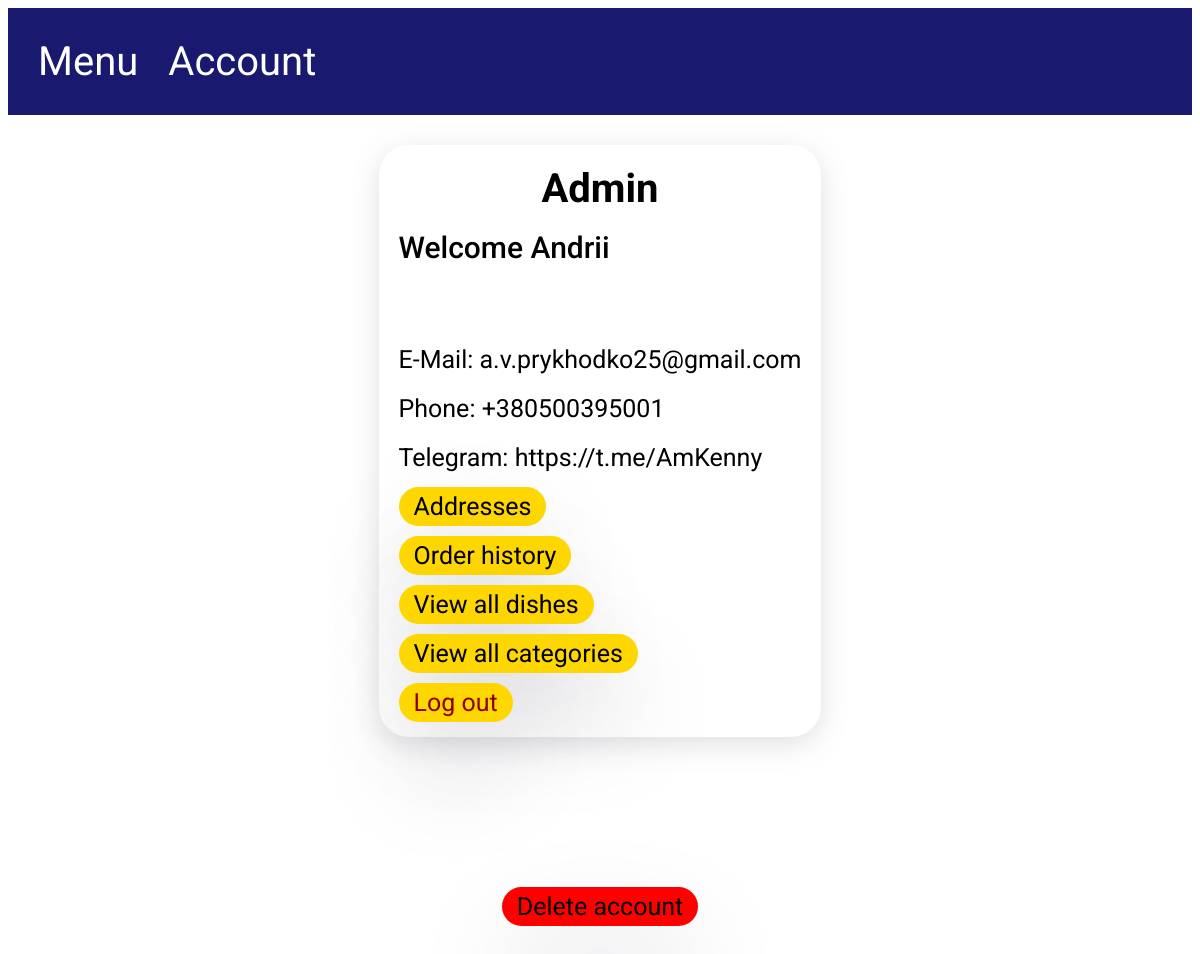
The app's page /admin (signed in) with its own data.
### models.py (models this page shows, shortened)
class User(Base):
    __tablename__ = "user"
    id = Column(Integer, primary_key=True)
    name = Column(String(50))
    phone = Column(Integer, unique=True)
    email = Column(String(120), unique=True)
    password = Column(String(120))
    telegram = Column(String(120), unique=True)
    user_type = Column(Integer, ForeignKey("user_type.id"))
    address = relationship("Address", back_populates="user")
    user_order = relationship("UserOrder", back_populates="user")
    user_type_rel = relationship("UserType", back_populates="user")

### app.py (the view)
@app.route('/admin', methods=['GET', 'PUT', 'DELETE'])  # TODO PUT DELETE
def admin_page():  # Alchemy
    if session.get("user_id") is None:
        return app.redirect("/user/sign_in")
    if session.get("user_type") == 0:
        return app.redirect('/menu', 302)
    database.init_db()
    admin_info = database.db_session.query(User).where(User.id == session.get("user_id")).all()[0]
    return render_template("admin.html", user=admin_info)

### database.py (called while the page is built)
def init_db():
    import models
    Base.metadata.create_all(bind=engine)

### templates/admin.html
{% extends 'base.html' %}
{% block content %}
    <div class="container user_page">
        <div class="content-holder">
            <h1 class="title">Admin</h1>
            <p class="welcome">Welcome {{ user.name }}</p>
            <ul class="user_page_list">
                <li>
                    <label>E-Mail: {{ user.email }} </label>
                </li>
                <li>
                    <label>Phone: +{{ user.phone }} </label>
                </li>
                <li>
                    <label>Telegram:  {{ user.telegram }} </label>
                </li>
                <li>
                    <a href="/user/address"> Addresses</a>
                </li>
                <li>
                    <a href="/user/orders"> Order history</a>
                </li>
                <li>
                    <a href="/admin/dishes"> View all dishes</a>
                </li>
                <li>
                    <a href="/admin/categories"> View all categories</a>
                </li>
                <li>
                    <a style="color: darkred" href="/user/logout"> Log out</a>
                </li>
            </ul>
        </div>
        <a class="delete__button" href="/user/delete">Delete account</a>
    </div>
{% endblock %}

### static/css/style.css (style rules this page uses)
body { font-family: 'Roboto', sans-serif; }
.container { padding: 30px 50px 30px 50px; }
.content-holder { display: flex; flex-direction: column; border-radius: 30px; padding: 20px; box-shadow: rgba(100, 100, 111, 0.2) 0px 7px 29px 0px; }
.user_page { display: flex; flex-direction: column; align-items: center; }
.title { font-weight: 700; font-size: 40px; margin: 0; align-self: center; }
.welcome { font-weight: 500; font-size: 30px; margin-bottom: 80px; margin-top: 18px; }
.user_page_list { display: flex; flex-direction: column; font-size: 25px; font-weight: 400; list-style: None; padding: 0; margin: 0; gap: 20px; }
.user_page_list a { color: black; background-color: gold; padding: 5px 15px 5px 15px; text-decoration: none; border-radius: 45px; box-shadow: rgba(17, 12, 46, 0.15) 0px 48px 100px 0px; }
.delete__button { font-size: 25px; font-weight: 400; color: black; padding: 5px 15px 5px 15px; text-decoration: none; background-color: red; margin-top: 150px; width: fit-content; align-self: center; border-radius: 45px; box-shadow: rgba(17, 12, 46, 0.15) 0px 48px 100px 0px; }

### records on screen
User: name "Andrii", email "a.v.prykhodko25@gmail.com", phone "380500395001", telegram "https://t.me/AmKenny"
